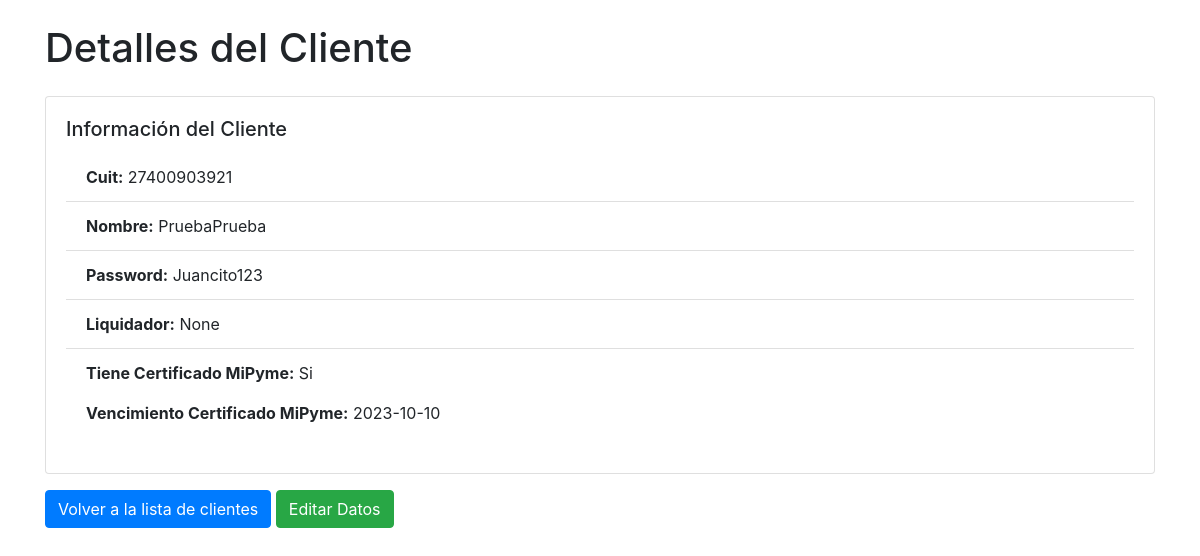
/cliente/27400903921, run on the app's committed database.
### tables this page shows
CREATE TABLE clientes (
                        cuit TEXT PRIMARY KEY,
                        password TEXT,
                        nombre TEXT
                      , liquidador TEXT, tiene_certificado BOOLEAN, vencimiento_certificado DATE);

### app.py (the view)
@app.route('/cliente/<int:cuit>')
def ver_cliente(cuit):
    conn = sqlite3.connect('test.db')
    cursor = conn.cursor()
    if request.method == 'POST':
        tiene_certificado = request.form.get('tiene_certificado')
        cursor.execute("UPDATE clientes SET tiene_certificado = ? WHERE cuit = ?",
                       (tiene_certificado, cuit))
        conn.commit()
    cursor.execute("SELECT * FROM clientes WHERE cuit=?", (cuit,))
    cliente = cursor.fetchone()
    conn.close()
    return render_template('cliente.html',
                           cliente=cliente)

### templates/cliente.html (shortened to what this page needs)
<!DOCTYPE html>
<html>
<head>
    <link rel="stylesheet" href="https://maxcdn.bootstrapcdn.com/bootstrap/4.5.2/css/bootstrap.min.css">
</head>
<body>
    <div class="container mt-4">
        <h1 class="mb-4">Detalles del Cliente</h1>
        {% if cliente %}
        <div class="card">
            <div class="card-body">
                <h5 class="card-title">Información del Cliente</h5>
                <ul class="list-group list-group-flush">
                    <li class="list-group-item"><strong>Cuit:</strong> {{ cliente[0] }}</li>
                    <li class="list-group-item"><strong>Nombre:</strong> {{ cliente[2] }}</li>
                    <li class="list-group-item"><strong>Password:</strong> {{ cliente[1] }}</li>
                    <li class="list-group-item"><strong>Liquidador:</strong>
                        {% if cliente[3] %}
                            {{ cliente[3] }}
                        {% else %}
                            No tiene asignado todavía
                        {% endif %}
                    </li>
                    <li class="list-group-item">
                        {% if cliente[4] == 1 %}
                            <p><strong>Tiene Certificado MiPyme:</strong> Si</p>
                            <p><strong>Vencimiento Certificado MiPyme:</strong> {{ cliente[5] }}</p>
                        {% else %}
                            <p><strong>Tiene Certificado MiPyme:</strong> No</p>
                        {% endif %}
                    </li>
                </ul>
            </div>
        </div>
        {% endif %}
        <form method="GET" action="{{ url_for('editar_cliente', cuit=cliente[0]) }}">
            <a href="/" class="btn btn-primary mt-3">Volver a la lista de clientes</a>
            <button type="submit" class="btn btn-success mt-3">Editar Datos</button>
        </form>
    </div>
</body>
</html>

### data on the page
clientes: cuit "27400903921", nombre "PruebaPrueba", password "Juancito123", liquidador "None", vencimiento_certificado "2023-10-10"
